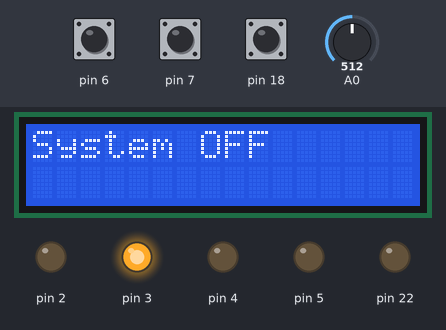
The sketch below on a simulated Arduino Mega 2560, built with avr-gcc and run on an emulated ATmega2560. Parts: 16×2 character LCD, output pins drawn as LEDs (lit = HIGH). Wiring (inferred from the names in the program): DS1307 clock at I2C address 0x68. The test bench sets the inputs (shaded band); at power-on: pin 18 HIGH, A0 = 512, pin 6 HIGH, pin 7 HIGH. The local clock reads 2024-03-15 10:24:30 at power-on unless the sketch sets it; what the sketch prints to the serial monitor is not drawn.

Above: at 1.3 s.
1.4 s: pin 18 pulled LOW for 0.15 s
At 2.6 s:
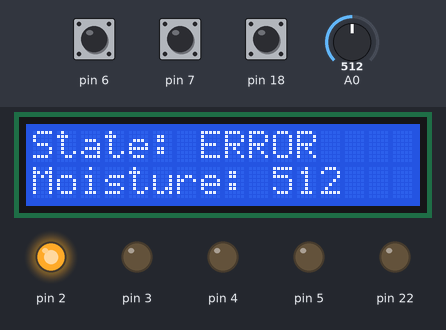
3.0 s: A0 set to 443
4.5 s: A0 set to 408
At 5.2 s:
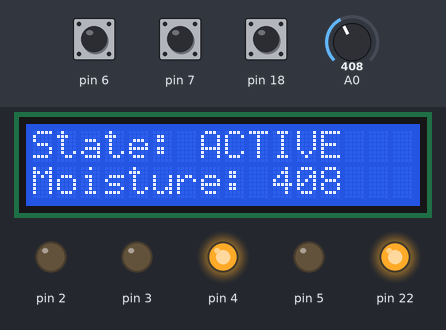
6.0 s: pin 6 pulled LOW for 0.15 s
At 6.01 s:
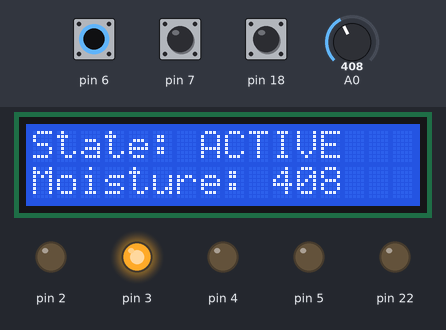
7.6 s: pin 18 pulled LOW for 1 s
At 7.67 s:
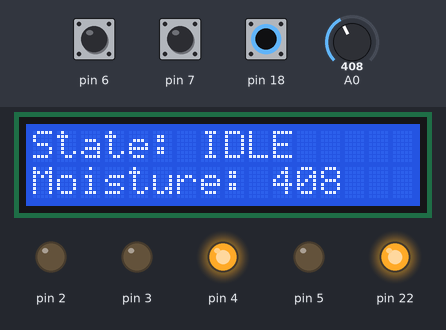
10.1 s: A0 set to 371
At 10.5 s:
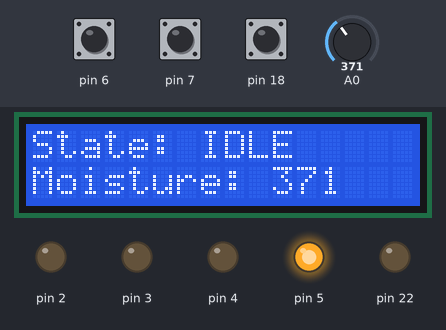
Timing chart, 0 to 12.6 s (numbered marks = the images above; inputs shaded):
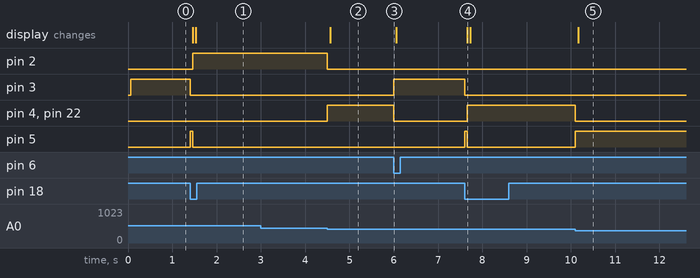

Measured:
- the behaviour switches between 426 and 425 on A0 (found by bisection; images 1 and 2)
- the behaviour switches between 381 and 380 on A0 (found by bisection; images 4 and 5)
- after the input at 1.4 s, pin 2: LOW → HIGH after 0.06 s; pin 3: HIGH → LOW at once; pin 5: LOW → HIGH at once, → LOW 0.06 s later; the display: first changes after 0.06 s (image 1 shows a later state)
- after the input at 3.0 s, every drawn part: stays the same
- after the input at 4.5 s, pin 2: HIGH → LOW at once; pin 4, pin 22: LOW → HIGH at once; the display: changes after 0.07 s (image 2)
- after the input at 6.0 s, pin 3: LOW → HIGH at once; pin 4, pin 22: HIGH → LOW at once
- after the input at 7.6 s, pin 3: HIGH → LOW at once; pin 4, pin 22: LOW → HIGH after 0.06 s; pin 5: LOW → HIGH at once, → LOW 0.06 s later; the display: changes after 0.06 s (image 4)
- after the input at 10.1 s, pin 4, pin 22: HIGH → LOW at once; pin 5: LOW → HIGH at once; the display: changes after 0.06 s (image 5)

The sketch:

final.ino
```cpp
// Justin Gu, Jaeden Russell, Chloe Facchinetti
// CPE 301 Final Project

#include <Wire.h>
#include <LiquidCrystal.h>

#define RDA 0x80
#define TBE 0x20

volatile unsigned char *myUCSR0A = (unsigned char *) 0x00C0;
volatile unsigned char *myUCSR0B = (unsigned char *) 0x00C1;
volatile unsigned char *myUCSR0C = (unsigned char *) 0x00C2;
volatile unsigned int  *myUBRR0  = (unsigned int *)  0x00C4;
volatile unsigned char *myUDR0   = (unsigned char *) 0x00C6;

volatile unsigned char *my_ADMUX    = (unsigned char *) 0x7C;
volatile unsigned char *my_ADCSRB   = (unsigned char *) 0x7B;
volatile unsigned char *my_ADCSRA   = (unsigned char *) 0x7A;
volatile unsigned int  *my_ADC_DATA = (unsigned int *)  0x78;

volatile unsigned char *my_DDRE  = (unsigned char *) 0x2D;
volatile unsigned char *my_PORTE = (unsigned char *) 0x2E;
volatile unsigned char *my_DDRG  = (unsigned char *) 0x33;
volatile unsigned char *my_PORTG = (unsigned char *) 0x34;
volatile unsigned char *my_DDRD  = (unsigned char *) 0x2A;
volatile unsigned char *my_PORTD = (unsigned char *) 0x2B;
volatile unsigned char *my_DDRH  = (unsigned char *) 0x101;
volatile unsigned char *my_PORTH = (unsigned char *) 0x102;
volatile unsigned char *my_PINH  = (unsigned char *) 0x100;
volatile unsigned char *my_DDRA  = (unsigned char *) 0x21;
volatile unsigned char *my_PORTA = (unsigned char *) 0x22;

#define GREEN_BIT      0x08
#define RED_BIT        0x20
#define BLUE_BIT       0x10
#define YELLOW_BIT     0x20
#define ON_BUTTON_BIT  0x08
#define OFF_BUTTON_BIT 0x08
#define BUZZER_BIT     0x01
#define RST_BUTTON_BIT 0x10

#define MOISTURE_ERROR_LOW  200
#define MOISTURE_GOOD_MAX   380
#define MOISTURE_DRY_MAX    425

#define LCD_INTERVAL    60000

LiquidCrystal lcd(53, 51, 49, 47, 45, 43);
unsigned long lastLCDUpdate = 0;
#define DEBOUNCE_DELAY  200
#define DS1307_ADDR     0x68

typedef enum {
  STATE_OFF,
  STATE_IDLE,
  STATE_ACTIVE,
  STATE_ERROR
} SystemState;

volatile SystemState currentState = STATE_OFF;
volatile bool onButtonPressed = false;
unsigned long lastDebounce = 0;

void onButtonISR()
{
  if (currentState == STATE_OFF)
  {
    onButtonPressed = true;
  }
}

void setup()
{
  U0init(9600);
  adc_init();
  Wire.begin();
  lcd.begin(16, 2);
  lcd.clear();
  lcd.setCursor(0, 0);
  lcd.print("System OFF");

  *my_DDRE |= GREEN_BIT;
  *my_DDRE |= RED_BIT;
  *my_DDRE |= BLUE_BIT;
  *my_DDRG |= YELLOW_BIT;
  *my_DDRA  |= BUZZER_BIT;
  *my_PORTA &= ~BUZZER_BIT;

  *my_DDRD  &= ~ON_BUTTON_BIT;
  *my_PORTD |=  ON_BUTTON_BIT;
  attachInterrupt(digitalPinToInterrupt(18), onButtonISR, FALLING);

  *my_DDRH  &= ~OFF_BUTTON_BIT;
  *my_PORTH |=  OFF_BUTTON_BIT;
  *my_DDRH  &= ~RST_BUTTON_BIT;
  *my_PORTH |=  RST_BUTTON_BIT;

  setLED(STATE_OFF);
  printString("System OFF. Press ON button to start.\n");
}

void loop()
{
  if (onButtonPressed)
  {
    onButtonPressed = false;
    currentState = STATE_IDLE;
    setLED(STATE_IDLE);
    printString("ON pressed - now in IDLE\n");
    logRTC();
    unsigned int initMoisture = adc_read(0);
    updateLCD(STATE_IDLE, initMoisture);
  }

  unsigned long now = millis();

  if ((*my_PINH & OFF_BUTTON_BIT) == 0 && now - lastDebounce > DEBOUNCE_DELAY)
  {
    lastDebounce = now;
    currentState = STATE_OFF;
    setLED(STATE_OFF);
    printString("OFF pressed - system off\n");
    logRTC();
    lcd.clear();
    lcd.setCursor(0, 0);
    lcd.print("System OFF");
  }

  if ((*my_PINH & RST_BUTTON_BIT) == 0 && now - lastDebounce > DEBOUNCE_DELAY)
  {
    if (currentState == STATE_ERROR)
    {
      lastDebounce = now;
      currentState = STATE_IDLE;
      setLED(STATE_IDLE);
      printString("RESET pressed - back to IDLE\n");
      logRTC();
      unsigned int rstMoisture = adc_read(0);
      updateLCD(STATE_IDLE, rstMoisture);
    }
  }

  if (currentState == STATE_OFF)
  {
    return;
  }

  unsigned int moisture = adc_read(0);

  if (now - lastLCDUpdate >= LCD_INTERVAL)
  {
    lastLCDUpdate = now;
    updateLCD(currentState, moisture);
  }

  SystemState newState;
  if (moisture < MOISTURE_ERROR_LOW || moisture > MOISTURE_DRY_MAX)
  {
    newState = STATE_ERROR;
  }
  else if (moisture > MOISTURE_GOOD_MAX)
  {
    newState = STATE_ACTIVE;
  }
  else
  {
    newState = STATE_IDLE;
  }

  if (newState != currentState)
  {
    currentState = newState;
    setLED(currentState);
    logStateChange(currentState, moisture);
    logRTC();
    updateLCD(currentState, moisture);
  }
}

void setLED(SystemState state)
{
  *my_PORTE &= ~GREEN_BIT;
  *my_PORTE &= ~RED_BIT;
  *my_PORTE &= ~BLUE_BIT;
  *my_PORTG &= ~YELLOW_BIT;

  if (state == STATE_OFF)
  {
    *my_PORTE |= RED_BIT;
    *my_PORTA &= ~BUZZER_BIT;
  }
  else if (state == STATE_IDLE)
  {
    *my_PORTE |= GREEN_BIT;
    *my_PORTA &= ~BUZZER_BIT;
  }
  else if (state == STATE_ACTIVE)
  {
    *my_PORTG |= YELLOW_BIT;
    *my_PORTA |= BUZZER_BIT;
  }
  else if (state == STATE_ERROR)
  {
    *my_PORTE |= BLUE_BIT;
    *my_PORTA &= ~BUZZER_BIT;
  }
}

void logStateChange(SystemState state, unsigned int moisture)
{
  if (state == STATE_IDLE)
  {
    printString("State: IDLE  moisture: ");
  }
  else if (state == STATE_ACTIVE)
  {
    printString("State: ACTIVE  moisture: ");
  }
  else if (state == STATE_ERROR)
  {
    printString("State: ERROR  moisture: ");
  }
  printNumber(moisture);
  printString("\n");
}

byte bcdToDec(byte val)
{
  return ((val / 16) * 10) + (val % 16);
}

void logRTC()
{
  Wire.beginTransmission(DS1307_ADDR);
  Wire.write(0);
  Wire.endTransmission();
  Wire.requestFrom(DS1307_ADDR, 7);

  byte seconds = bcdToDec(Wire.read() & 0x7F);
  byte minutes = bcdToDec(Wire.read());
  byte hours   = bcdToDec(Wire.read() & 0x3F);
  Wire.read();
  byte day     = bcdToDec(Wire.read());
  byte month   = bcdToDec(Wire.read());
  byte year    = bcdToDec(Wire.read());

  printString("Time: ");
  printNumber(hours);
  printString(":");
  if (minutes < 10) printString("0");
  printNumber(minutes);
  printString(":");
  if (seconds < 10) printString("0");
  printNumber(seconds);
  printString("  Date: ");
  printNumber(month);
  printString("/");
  printNumber(day);
  printString("/");
  printNumber(year);
  printString("\n");
}

void updateLCD(SystemState state, unsigned int moisture)
{
  lcd.clear();
  lcd.setCursor(0, 0);

  if (state == STATE_IDLE)
  {
    lcd.print("State: IDLE");
  }
  else if (state == STATE_ACTIVE)
  {
    lcd.print("State: ACTIVE");
  }
  else if (state == STATE_ERROR)
  {
    lcd.print("State: ERROR");
  }

  lcd.setCursor(0, 1);
  lcd.print("Moisture: ");
  lcd.print(moisture);
}

void adc_init()
{
  *my_ADCSRA |= 0x80;
  *my_ADCSRA &= ~0x20;
  *my_ADCSRA &= ~0x08;
  *my_ADCSRA &= ~0x07;
  *my_ADCSRB &= ~0x08;
  *my_ADCSRB &= ~0x07;
  *my_ADMUX  &= ~0x80;
  *my_ADMUX  |=  0x40;
  *my_ADMUX  &= ~0x20;
  *my_ADMUX  &= ~0x1F;
}

unsigned int adc_read(unsigned char channel)
{
  *my_ADMUX  &= ~0x1F;
  *my_ADCSRB &= ~0x08;
  *my_ADMUX  |= (channel & 0x07);
  *my_ADCSRA |= 0x40;
  while ((*my_ADCSRA & 0x40) != 0)
  {
  }
  return *my_ADC_DATA;
}

void U0init(unsigned long baud)
{
  unsigned long FCPU = 16000000;
  unsigned int tbaud = (FCPU / 16 / baud - 1);
  *myUCSR0A = 0x20;
  *myUCSR0B = 0x18;
  *myUCSR0C = 0x06;
  *myUBRR0  = tbaud;
}

void printString(const char *str)
{
  int i = 0;
  while (str[i] != '\0')
  {
    while ((*myUCSR0A & TBE) == 0)
    {
    }
    *myUDR0 = str[i];
    i++;
  }
}

void printNumber(unsigned int val)
{
  if (val == 0)
  {
    while ((*myUCSR0A & TBE) == 0)
    {
    }
    *myUDR0 = '0';
    return;
  }

  char digits[5];
  int i = 0;
  while (val > 0)
  {
    digits[i] = (val % 10) + '0';
    val /= 10;
    i++;
  }

  for (int j = i - 1; j >= 0; j--)
  {
    while ((*myUCSR0A & TBE) == 0)
    {
    }
    *myUDR0 = digits[j];
  }
}
```
